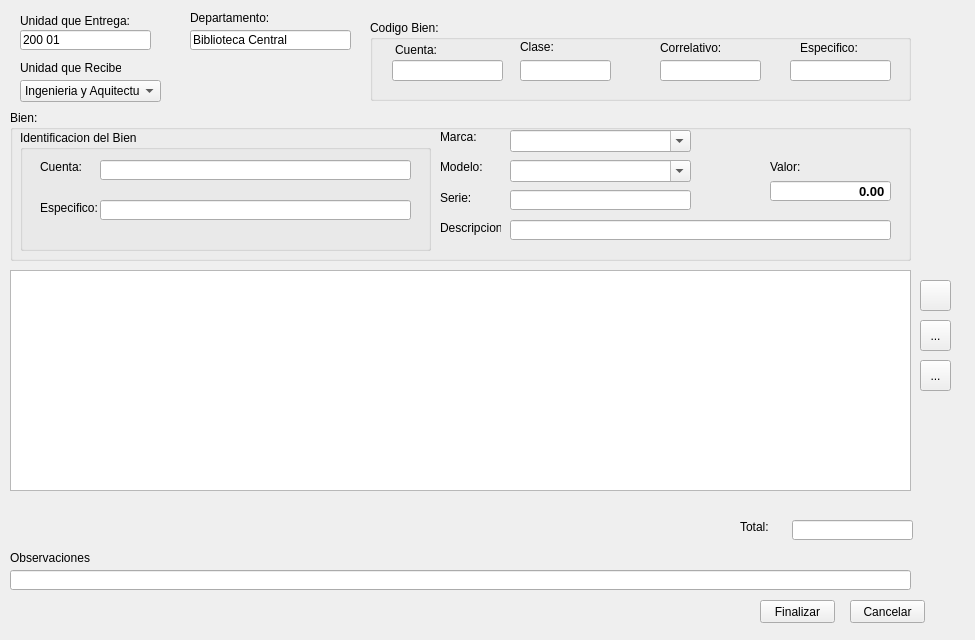
<?xml version="1.0" encoding="UTF-8"?>
<ui version="4.0">
 <class>TrasladoActivoFijo</class>
 <widget class="QWidget" name="TrasladoActivoFijo">
  <property name="windowModality">
   <enum>Qt::ApplicationModal</enum>
  </property>
  <property name="geometry">
   <rect>
    <x>0</x>
    <y>0</y>
    <width>975</width>
    <height>640</height>
   </rect>
  </property>
  <property name="minimumSize">
   <size>
    <width>975</width>
    <height>625</height>
   </size>
  </property>
  <property name="windowTitle">
   <string>Tralado de Bienes al Inventario de Activo Fijo</string>
  </property>
  <widget class="QToolButton" name="botonAgregarBien">
   <property name="geometry">
    <rect>
     <x>920</x>
     <y>280</y>
     <width>31</width>
     <height>31</height>
    </rect>
   </property>
   <property name="toolTip">
    <string>Agregar Bien</string>
   </property>
   <property name="text">
    <string/>
   </property>
   <property name="icon">
    <iconset resource="../ContablesPrincipal.qrc">
     <normaloff>:/iconos/mas.png</normaloff>:/iconos/mas.png</iconset>
   </property>
  </widget>
  <widget class="QGroupBox" name="groupBox_5">
   <property name="geometry">
    <rect>
     <x>10</x>
     <y>110</y>
     <width>901</width>
     <height>151</height>
    </rect>
   </property>
   <property name="title">
    <string>Bien:</string>
   </property>
   <widget class="QGroupBox" name="groupBox_6">
    <property name="geometry">
     <rect>
      <x>10</x>
      <y>20</y>
      <width>411</width>
      <height>121</height>
     </rect>
    </property>
    <property name="title">
     <string>Identificacion del Bien</string>
    </property>
    <widget class="QLabel" name="label_8">
     <property name="geometry">
      <rect>
       <x>20</x>
       <y>30</y>
       <width>46</width>
       <height>14</height>
      </rect>
     </property>
     <property name="text">
      <string>Cuenta: </string>
     </property>
    </widget>
    <widget class="QLineEdit" name="cuentaAsignada">
     <property name="geometry">
      <rect>
       <x>80</x>
       <y>30</y>
       <width>311</width>
       <height>20</height>
      </rect>
     </property>
     <property name="readOnly">
      <bool>true</bool>
     </property>
    </widget>
    <widget class="QLabel" name="label_19">
     <property name="geometry">
      <rect>
       <x>20</x>
       <y>70</y>
       <width>61</width>
       <height>16</height>
      </rect>
     </property>
     <property name="text">
      <string>Especifico: </string>
     </property>
    </widget>
    <widget class="QLineEdit" name="nombreEspecifico">
     <property name="geometry">
      <rect>
       <x>80</x>
       <y>70</y>
       <width>311</width>
       <height>20</height>
      </rect>
     </property>
     <property name="readOnly">
      <bool>true</bool>
     </property>
    </widget>
   </widget>
   <widget class="QLabel" name="label_10">
    <property name="geometry">
     <rect>
      <x>430</x>
      <y>20</y>
      <width>46</width>
      <height>14</height>
     </rect>
    </property>
    <property name="text">
     <string>Marca:</string>
    </property>
   </widget>
   <widget class="QLabel" name="label_11">
    <property name="geometry">
     <rect>
      <x>430</x>
      <y>50</y>
      <width>46</width>
      <height>14</height>
     </rect>
    </property>
    <property name="text">
     <string>Modelo:</string>
    </property>
   </widget>
   <widget class="QComboBox" name="marca">
    <property name="geometry">
     <rect>
      <x>500</x>
      <y>20</y>
      <width>181</width>
      <height>22</height>
     </rect>
    </property>
    <property name="editable">
     <bool>true</bool>
    </property>
   </widget>
   <widget class="QComboBox" name="modelo">
    <property name="geometry">
     <rect>
      <x>500</x>
      <y>50</y>
      <width>181</width>
      <height>22</height>
     </rect>
    </property>
    <property name="editable">
     <bool>true</bool>
    </property>
   </widget>
   <widget class="QLabel" name="label_13">
    <property name="geometry">
     <rect>
      <x>430</x>
      <y>80</y>
      <width>41</width>
      <height>16</height>
     </rect>
    </property>
    <property name="text">
     <string>Serie:</string>
    </property>
   </widget>
   <widget class="QLineEdit" name="serie">
    <property name="geometry">
     <rect>
      <x>500</x>
      <y>80</y>
      <width>181</width>
      <height>20</height>
     </rect>
    </property>
    <property name="maxLength">
     <number>25</number>
    </property>
   </widget>
   <widget class="QLabel" name="label_15">
    <property name="geometry">
     <rect>
      <x>760</x>
      <y>50</y>
      <width>46</width>
      <height>14</height>
     </rect>
    </property>
    <property name="text">
     <string>Valor:</string>
    </property>
   </widget>
   <widget class="QDoubleSpinBox" name="valorBien">
    <property name="geometry">
     <rect>
      <x>760</x>
      <y>70</y>
      <width>121</width>
      <height>22</height>
     </rect>
    </property>
    <property name="font">
     <font>
      <pointsize>10</pointsize>
      <weight>75</weight>
      <bold>true</bold>
     </font>
    </property>
    <property name="locale">
     <locale language="Spanish" country="ElSalvador"/>
    </property>
    <property name="wrapping">
     <bool>false</bool>
    </property>
    <property name="frame">
     <bool>true</bool>
    </property>
    <property name="alignment">
     <set>Qt::AlignRight|Qt::AlignTrailing|Qt::AlignVCenter</set>
    </property>
    <property name="buttonSymbols">
     <enum>QAbstractSpinBox::NoButtons</enum>
    </property>
    <property name="specialValueText">
     <string/>
    </property>
    <property name="keyboardTracking">
     <bool>true</bool>
    </property>
    <property name="maximum">
     <double>10000000.000000000000000</double>
    </property>
   </widget>
   <widget class="QLineEdit" name="descripcion">
    <property name="geometry">
     <rect>
      <x>500</x>
      <y>110</y>
      <width>381</width>
      <height>20</height>
     </rect>
    </property>
    <property name="readOnly">
     <bool>true</bool>
    </property>
   </widget>
   <widget class="QLabel" name="label_12">
    <property name="geometry">
     <rect>
      <x>430</x>
      <y>110</y>
      <width>61</width>
      <height>16</height>
     </rect>
    </property>
    <property name="text">
     <string>Descripcion:</string>
    </property>
   </widget>
  </widget>
  <widget class="QLabel" name="label_17">
   <property name="geometry">
    <rect>
     <x>10</x>
     <y>550</y>
     <width>81</width>
     <height>16</height>
    </rect>
   </property>
   <property name="text">
    <string>Observaciones:</string>
   </property>
  </widget>
  <widget class="QPushButton" name="finalizarTransaccion">
   <property name="geometry">
    <rect>
     <x>760</x>
     <y>600</y>
     <width>75</width>
     <height>23</height>
    </rect>
   </property>
   <property name="text">
    <string>Finalizar</string>
   </property>
  </widget>
  <widget class="QLabel" name="label_7">
   <property name="geometry">
    <rect>
     <x>20</x>
     <y>10</y>
     <width>111</width>
     <height>21</height>
    </rect>
   </property>
   <property name="text">
    <string>Unidad que Entrega:</string>
   </property>
  </widget>
  <widget class="QLineEdit" name="nombreDpto">
   <property name="geometry">
    <rect>
     <x>190</x>
     <y>30</y>
     <width>161</width>
     <height>20</height>
    </rect>
   </property>
   <property name="text">
    <string>Biblioteca Central</string>
   </property>
   <property name="maxLength">
    <number>100</number>
   </property>
   <property name="readOnly">
    <bool>true</bool>
   </property>
  </widget>
  <widget class="QLineEdit" name="observaciones">
   <property name="geometry">
    <rect>
     <x>10</x>
     <y>570</y>
     <width>901</width>
     <height>20</height>
    </rect>
   </property>
   <property name="maxLength">
    <number>148</number>
   </property>
  </widget>
  <widget class="QToolButton" name="nuevoBien">
   <property name="geometry">
    <rect>
     <x>920</x>
     <y>360</y>
     <width>31</width>
     <height>31</height>
    </rect>
   </property>
   <property name="toolTip">
    <string>Nuevo Bien</string>
   </property>
   <property name="text">
    <string>...</string>
   </property>
   <property name="icon">
    <iconset resource="../ContablesPrincipal.qrc">
     <normaloff>:/iconos/filenew.png</normaloff>:/iconos/filenew.png</iconset>
   </property>
  </widget>
  <widget class="QTableWidget" name="tablaBienes">
   <property name="geometry">
    <rect>
     <x>10</x>
     <y>270</y>
     <width>901</width>
     <height>221</height>
    </rect>
   </property>
  </widget>
  <widget class="QPushButton" name="pushButton_2">
   <property name="geometry">
    <rect>
     <x>850</x>
     <y>600</y>
     <width>75</width>
     <height>23</height>
    </rect>
   </property>
   <property name="text">
    <string>Cancelar</string>
   </property>
  </widget>
  <widget class="QGroupBox" name="groupBox">
   <property name="geometry">
    <rect>
     <x>370</x>
     <y>20</y>
     <width>541</width>
     <height>81</height>
    </rect>
   </property>
   <property name="title">
    <string>Codigo Bien:</string>
   </property>
   <widget class="QLineEdit" name="cuentaNO">
    <property name="geometry">
     <rect>
      <x>22</x>
      <y>40</y>
      <width>111</width>
      <height>21</height>
     </rect>
    </property>
    <property name="font">
     <font>
      <pointsize>10</pointsize>
      <weight>75</weight>
      <bold>true</bold>
     </font>
    </property>
    <property name="maxLength">
     <number>5</number>
    </property>
   </widget>
   <widget class="QLineEdit" name="claseNO">
    <property name="geometry">
     <rect>
      <x>150</x>
      <y>40</y>
      <width>91</width>
      <height>21</height>
     </rect>
    </property>
    <property name="font">
     <font>
      <pointsize>10</pointsize>
      <weight>75</weight>
      <bold>true</bold>
     </font>
    </property>
    <property name="maxLength">
     <number>3</number>
    </property>
   </widget>
   <widget class="QLineEdit" name="correlativoNO">
    <property name="geometry">
     <rect>
      <x>290</x>
      <y>40</y>
      <width>101</width>
      <height>21</height>
     </rect>
    </property>
    <property name="font">
     <font>
      <pointsize>10</pointsize>
      <weight>75</weight>
      <bold>true</bold>
     </font>
    </property>
    <property name="maxLength">
     <number>4</number>
    </property>
   </widget>
   <widget class="QLineEdit" name="especificoNO">
    <property name="geometry">
     <rect>
      <x>420</x>
      <y>40</y>
      <width>101</width>
      <height>21</height>
     </rect>
    </property>
    <property name="font">
     <font>
      <pointsize>10</pointsize>
      <weight>75</weight>
      <bold>true</bold>
     </font>
    </property>
    <property name="maxLength">
     <number>5</number>
    </property>
   </widget>
   <widget class="QLabel" name="label">
    <property name="geometry">
     <rect>
      <x>25</x>
      <y>20</y>
      <width>61</width>
      <height>20</height>
     </rect>
    </property>
    <property name="text">
     <string>Cuenta:</string>
    </property>
   </widget>
   <widget class="QLabel" name="label_2">
    <property name="geometry">
     <rect>
      <x>150</x>
      <y>20</y>
      <width>46</width>
      <height>14</height>
     </rect>
    </property>
    <property name="text">
     <string>Clase:</string>
    </property>
   </widget>
   <widget class="QLabel" name="label_3">
    <property name="geometry">
     <rect>
      <x>290</x>
      <y>20</y>
      <width>71</width>
      <height>16</height>
     </rect>
    </property>
    <property name="text">
     <string>Correlativo:</string>
    </property>
   </widget>
   <widget class="QLabel" name="label_6">
    <property name="geometry">
     <rect>
      <x>430</x>
      <y>20</y>
      <width>61</width>
      <height>16</height>
     </rect>
    </property>
    <property name="text">
     <string>Especifico:</string>
    </property>
   </widget>
  </widget>
  <widget class="QLabel" name="label_4">
   <property name="geometry">
    <rect>
     <x>10</x>
     <y>500</y>
     <width>111</width>
     <height>16</height>
    </rect>
   </property>
   <property name="text">
    <string/>
   </property>
  </widget>
  <widget class="QLineEdit" name="nombreUnidad">
   <property name="geometry">
    <rect>
     <x>20</x>
     <y>30</y>
     <width>131</width>
     <height>20</height>
    </rect>
   </property>
   <property name="text">
    <string>200 01</string>
   </property>
   <property name="readOnly">
    <bool>true</bool>
   </property>
  </widget>
  <widget class="QLabel" name="label_16">
   <property name="geometry">
    <rect>
     <x>740</x>
     <y>520</y>
     <width>46</width>
     <height>14</height>
    </rect>
   </property>
   <property name="text">
    <string>Total:</string>
   </property>
  </widget>
  <widget class="QToolButton" name="botonEliminarBien">
   <property name="geometry">
    <rect>
     <x>920</x>
     <y>320</y>
     <width>31</width>
     <height>31</height>
    </rect>
   </property>
   <property name="toolTip">
    <string>Eliminar Bien</string>
   </property>
   <property name="text">
    <string>...</string>
   </property>
   <property name="icon">
    <iconset resource="../ContablesPrincipal.qrc">
     <normaloff>:/iconos/menos.png</normaloff>:/iconos/menos.png</iconset>
   </property>
  </widget>
  <widget class="QLineEdit" name="totalIngreso">
   <property name="geometry">
    <rect>
     <x>792</x>
     <y>520</y>
     <width>121</width>
     <height>20</height>
    </rect>
   </property>
   <property name="readOnly">
    <bool>true</bool>
   </property>
  </widget>
  <widget class="QLabel" name="label_5">
   <property name="geometry">
    <rect>
     <x>190</x>
     <y>10</y>
     <width>91</width>
     <height>16</height>
    </rect>
   </property>
   <property name="text">
    <string>Departamento:</string>
   </property>
  </widget>
  <widget class="QLabel" name="label_9">
   <property name="geometry">
    <rect>
     <x>20</x>
     <y>60</y>
     <width>101</width>
     <height>16</height>
    </rect>
   </property>
   <property name="text">
    <string>Unidad que Recibe:</string>
   </property>
  </widget>
  <widget class="QComboBox" name="comboBox">
   <property name="geometry">
    <rect>
     <x>20</x>
     <y>80</y>
     <width>141</width>
     <height>22</height>
    </rect>
   </property>
   <item>
    <property name="text">
     <string>Ingenieria y Aquitectura</string>
    </property>
   </item>
   <item>
    <property name="text">
     <string>Idiomas</string>
    </property>
   </item>
   <item>
    <property name="text">
     <string>Derecho</string>
    </property>
   </item>
  </widget>
 </widget>
 <resources>
  <include location="../ContablesPrincipal.qrc"/>
 </resources>
 <connections/>
</ui>
